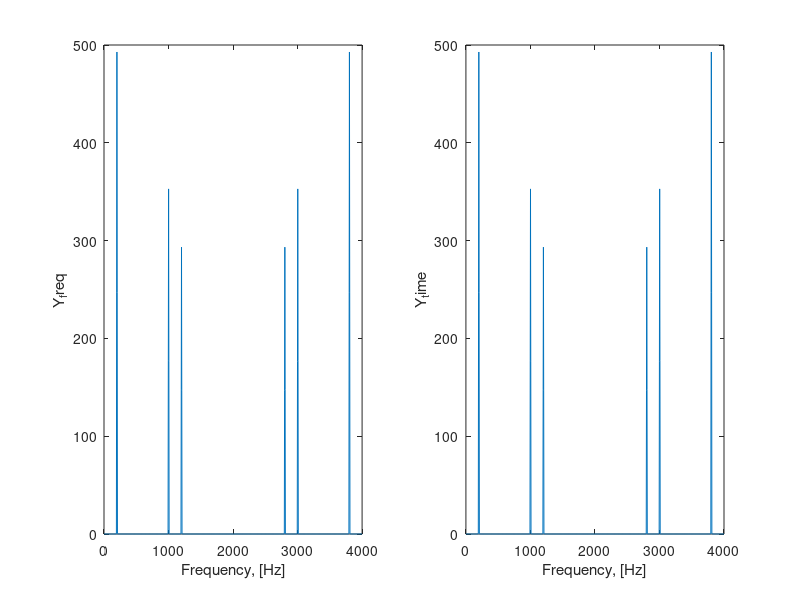

Reproduce this figure in MATLAB.
%% August 28, 2020
clear
%% a
fs = 4000;
t = 0:1/fs:1;% one extra sample
x0 = sin(2*pi*200*t);
x1 = sin(2*pi*1000*t);
x2 = sin(2*pi*1200*t);
%% b
x = x0 + x1 + x2;
%% c
X0 = abs(fft(x0));
X1 = abs(fft(x1));
X2 = abs(fft(x2));
X = abs(fft(x));
%% d
f_ax = 0:fs/(length(x)-1):fs;

subplot(4,2, 1)
plot(t, x0)
xlabel('Time, [s]')
ylabel('x_0')

subplot(4,2, 2)
plot(f_ax, X0)
xlabel('Frequency, [Hz]')
ylabel('X_0')

subplot(4,2, 3)
plot(t, x1)
xlabel('Time, [s]')
ylabel('x_1')

subplot(4,2, 4)
plot(f_ax, X1)
xlabel('Frequency, [Hz]')
ylabel('X_1')

subplot(4,2, 5)
plot(t, x2)
xlabel('Time, [s]')
ylabel('x_2')

subplot(4,2, 6)
plot(f_ax, X2)
xlabel('Frequency, [Hz]')
ylabel('X_2')

subplot(4,2, 7)
plot(t, x)
xlabel('Time, [s]')
ylabel('x')

subplot(4,2, 8)
plot(f_ax, X)
xlabel('Frequency, [Hz]')
ylabel('X')
%% e
win_len = 0.25*fs - 1;
w = hann(win_len);
%% f
x_w = x(1:win_len).*w';
%% g
h = [1, 1];
y_time = conv(h, x_w);
%% h
H = fft(h, length(h)+length(x_w)-1);
X_w = fft(x_w,length(h)+length(x_w)-1);
y_freq = ifft(H.*X_w);
%% i
t_y = 0:1/fs:(length(y_freq)-1)/fs;

subplot(1,2,1)
plot(t_y, y_freq)
xlabel('Time, [s]')
ylabel('y_freq')

subplot(1,2,2)
plot(t_y, y_time)
xlabel('Time, [s]')
ylabel('y_time')
%% j
f_ax_y = 0:fs/(length(y_freq)-1):fs;

subplot(1,2,1)
plot(f_ax_y, abs(fft(y_freq)))
xlabel('Frequency, [Hz]')
ylabel('Y_freq')

subplot(1,2, 2)
plot(f_ax_y, abs(fft(y_time)))
xlabel('Frequency, [Hz]')
ylabel('Y_time')